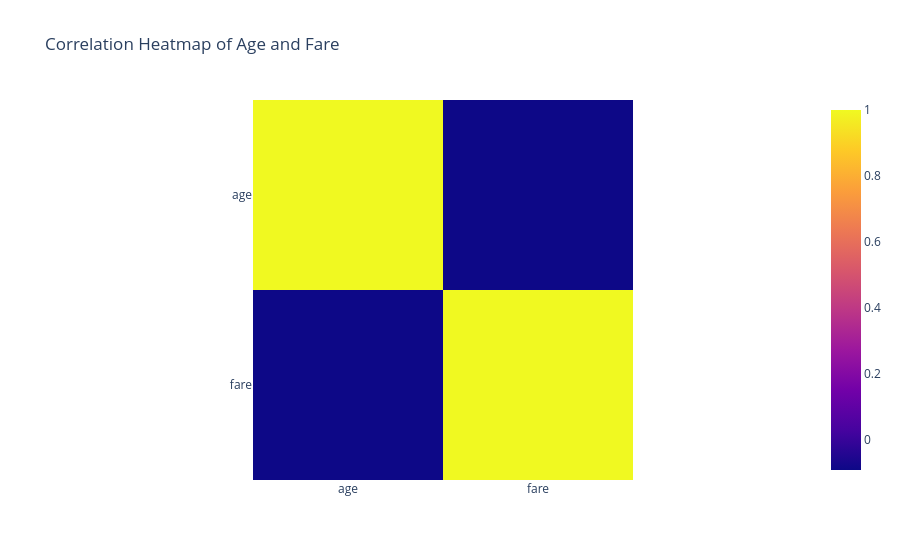

Source (notebook cell):
### Code cell
# heatmap on corr of titanic dataset of age and fare using plotly

fig = px.imshow(df[['age', 'fare']].corr(), title='Correlation Heatmap of Age and Fare')
fig.show()

### Figure 1 — Plotly figure (JSON) as saved in the notebook; plotly's stock layout.template omitted (floating-point values rounded to 4 significant figures)
{"data": [{"coloraxis": "coloraxis", "hovertemplate": "x: %{x}<br>y: %{y}<br>color: %{z}<extra></extra>", "name": "0", "type": "heatmap", "x": ["age", "fare"], "xaxis": "x", "y": ["age", "fare"], "yaxis": "y", "z": [[1.0, -0.09073], [-0.09073, 1.0]]}], "layout": {"coloraxis": {"colorscale": [[0, "#0d0887"], [0.1111, "#46039f"], [0.2222, "#7201a8"], [0.3333, "#9c179e"], [0.4444, "#bd3786"], [0.5556, "#d8576b"], [0.6667, "#ed7953"], [0.7778, "#fb9f3a"], [0.8889, "#fdca26"], [1, "#f0f921"]]}, "title": {"text": "Correlation Heatmap of Age and Fare"}, "xaxis": {"anchor": "y", "constrain": "domain", "domain": [0, 1], "scaleanchor": "y"}, "yaxis": {"anchor": "x", "autorange": "reversed", "constrain": "domain", "domain": [0, 1]}}}
